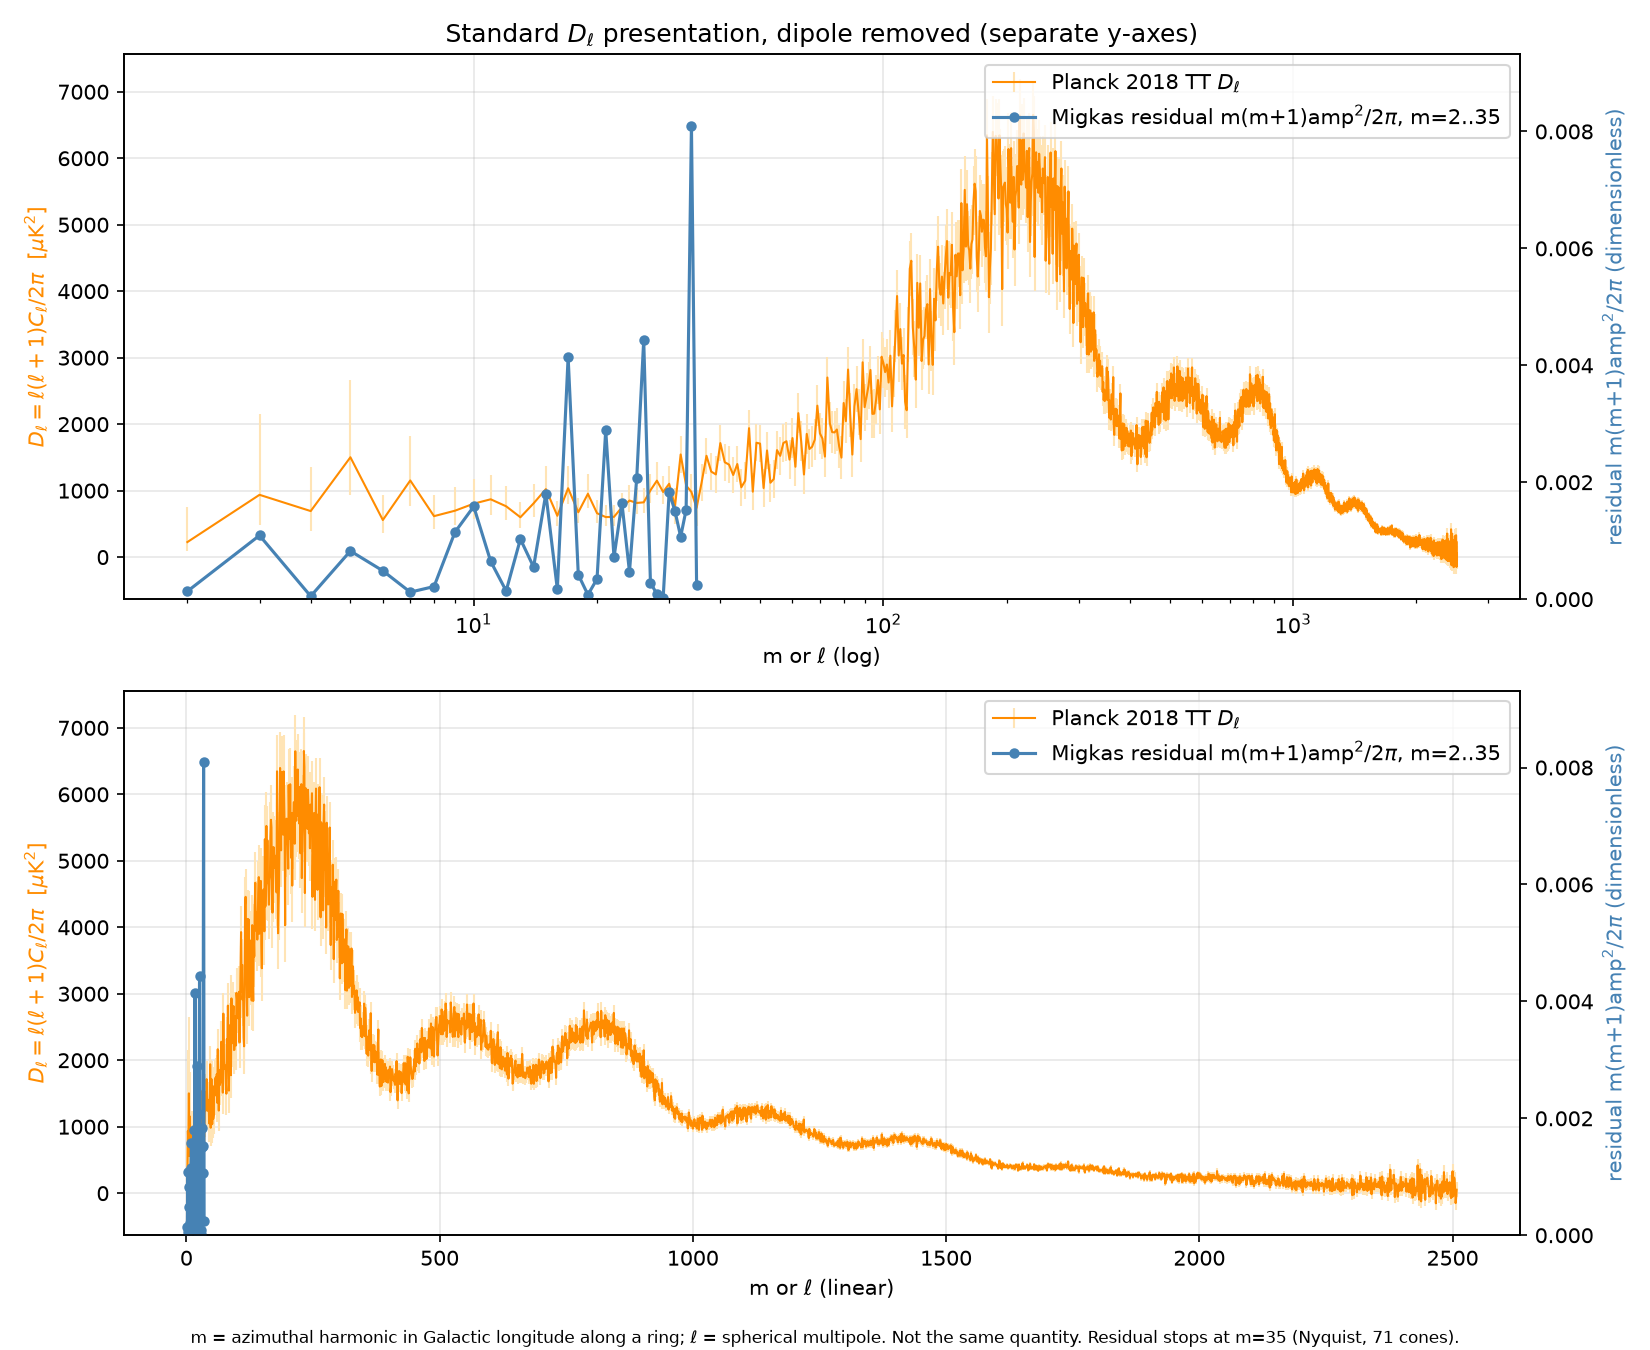

Source code (Python):
# Standard D_l = l(l+1)C_l/2pi presentation. Planck 2018 TT D_l (uK^2, left axis, with 68% errors) and
# Migkas A/A_all residual ring harmonics m=2..35 as m(m+1)amp^2/2pi (dimensionless, right axis). Dipole removed.
import numpy as np,matplotlib;matplotlib.use('Agg');import matplotlib.pyplot as plt
d=np.genfromtxt('/workspace/cosmology/migkas/fig6_digitized.csv',delimiter=',',names=True);l,y=d['l_deg'],d['A_over_Aall']
c=np.loadtxt('/workspace/cosmology-course/notes/catwise-eta-migkas-fit-d14.3.csv',delimiter=',',skiprows=1)
r=y-np.interp(l,c[:,0],c[:,1],period=360);L=np.radians(l);M=(len(l)-1)//2
X=np.stack([np.ones_like(L)]+sum([[np.cos(k*L),np.sin(k*L)] for k in range(1,M+1)],[]),1)
co=np.linalg.lstsq(X,r,rcond=None)[0];a2=co[1::2]**2+co[2::2]**2;m=np.arange(1,M+1);k=m>=2
Dm=m[k]*(m[k]+1)*a2[k]/(2*np.pi)
P=np.loadtxt('COM_PowerSpect_CMB-TT-full_R3.01.txt')
fig,axs=plt.subplots(2,1,figsize=(11,9))
for ax,xs in zip(axs,['log','linear']):
  ax.errorbar(P[:,0],P[:,1],yerr=[P[:,2],P[:,3]],fmt='-',color='darkorange',ecolor='moccasin',lw=1,label='Planck 2018 TT $D_\\ell$')
  ax.set_xscale(xs);ax.set_ylabel('$D_\\ell=\\ell(\\ell+1)C_\\ell/2\\pi$  [$\\mu$K$^2$]',color='darkorange');ax.set_xlabel('m or $\\ell$ (%s)'%xs);ax.grid(alpha=.3)
  t=ax.twinx();t.plot(m[k],Dm,'o-',color='steelblue',ms=4,label='Migkas residual m(m+1)amp$^2$/2$\\pi$, m=2..35')
  t.set_ylabel('residual m(m+1)amp$^2$/2$\\pi$ (dimensionless)',color='steelblue');t.set_ylim(0,Dm.max()*1.15)
  h1,l1=ax.get_legend_handles_labels();h2,l2=t.get_legend_handles_labels();ax.legend(h1+h2,l1+l2,loc='upper right')
axs[0].set_title('Standard $D_\\ell$ presentation, dipole removed (separate y-axes)')
fig.text(.5,.005,'m = azimuthal harmonic in Galactic longitude along a ring; $\\ell$ = spherical multipole. Not the same quantity. Residual stops at m=35 (Nyquist, 71 cones).',ha='center',fontsize=8)
plt.tight_layout(rect=[0,.02,1,1]);plt.savefig('A_residual_vs_planck_Dl.png',dpi=150)
i=np.argmax(P[:,1]);print(P[i,:2])
